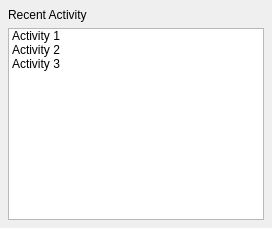
<?xml version="1.0" encoding="UTF-8"?>
<ui version="4.0">
 <class>ProjectActivityPanel</class>
 <widget class="QWidget" name="ProjectActivityPanel">
  <layout class="QVBoxLayout" name="mainLayout">
   <property name="leftMargin"><number>8</number></property>
   <property name="topMargin"><number>8</number></property>
   <property name="rightMargin"><number>8</number></property>
   <property name="bottomMargin"><number>8</number></property>
   <property name="spacing"><number>6</number></property>
   <item>
    <widget class="QLabel" name="titleLabel">
     <property name="text"><string>Recent Activity</string></property>
    </widget>
   </item>
   <item>
    <widget class="QListWidget" name="activityList">
     <item><property name="text"><string>Activity 1</string></property></item>
     <item><property name="text"><string>Activity 2</string></property></item>
     <item><property name="text"><string>Activity 3</string></property></item>
    </widget>
   </item>
  </layout>
 </widget>
 <layoutdefault spacing="6" margin="11"/>
 <resources/>
 <connections/>
</ui>
